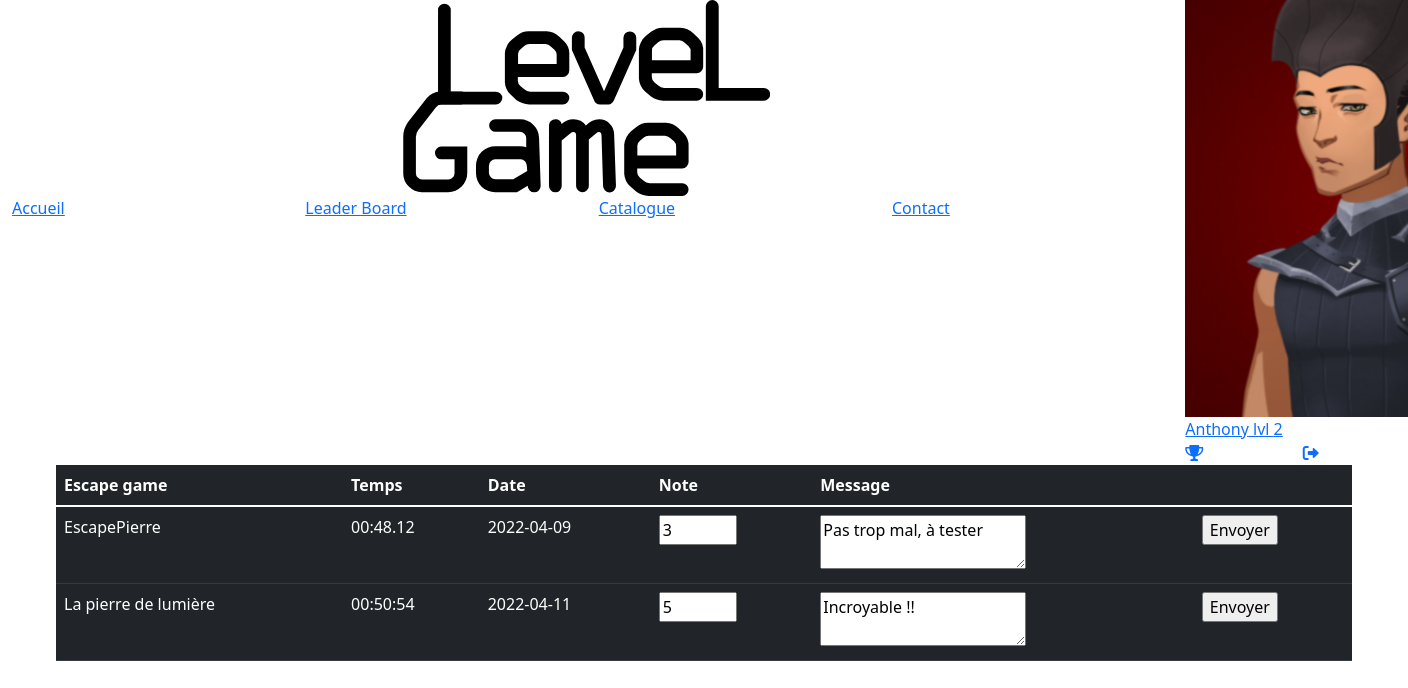
The app's page /?p=stats (signed in) with its own data.
### tables this page shows
CREATE TABLE IF NOT EXISTS `user` (
  `idUser` int(11) NOT NULL AUTO_INCREMENT,
  `nom` varchar(47) NOT NULL,
  `email` varchar(100) NOT NULL,
  `mdp` varchar(30) NOT NULL,
  `niveau` int(11) NOT NULL,
  `adresse` varchar(60) NOT NULL,
  `cp` int(11) NOT NULL,
  `ville` varchar(60) NOT NULL,
  `admin` tinyint(1) DEFAULT NULL,
  PRIMARY KEY (`idUser`),
  KEY `niveau` (`niveau`) USING BTREE
);

CREATE TABLE IF NOT EXISTS `jouer` (
  `idUser` int(11) DEFAULT NULL,
  `idEscape` int(11) DEFAULT NULL,
  `date` date NOT NULL,
  `temps` varchar(10) NOT NULL,
  `note` int(5) DEFAULT NULL,
  `message` varchar(100) DEFAULT NULL,
  KEY `idUser` (`idUser`),
  KEY `idEscape` (`idEscape`)
);

CREATE TABLE IF NOT EXISTS `escapegame` (
  `idEscape` int(11) NOT NULL AUTO_INCREMENT,
  `nom` varchar(50) NOT NULL,
  `niveau` int(11) NOT NULL,
  `idType` int(11) NOT NULL,
  `adresse` varchar(60) NOT NULL,
  `cp` int(11) NOT NULL,
  `ville` varchar(60) NOT NULL,
  `description` text,
  PRIMARY KEY (`idEscape`),
  KEY `idType` (`idType`),
  KEY `niveau` (`niveau`)
);

### public/index.php (called while the page is built, shortened)
<?php
require_once "../src/core/rooter.php";
require "views/layout.php";
?>

### src/models/entity/Escapegame.php (called while the page is built, shortened)
<?php
class Escapegame{
    protected $nom;
    public function getNom()
    {
        return $this->nom;
    }
    public function setNom($nom)
    {
        $this->nom = $nom;
        return $this;
    }
}
?>

### src/models/BddConnection.php (called while the page is built, shortened)
<?php
class BddConnection{
	protected $serveur = "localhost";
	protected $bdd 	= "blocb";
	protected $user = "root";
	protected $password = "";
	protected function getconnect(){
		try{
			$db = new PDO("mysql:host=$this->serveur;dbname=$this->bdd;charset=utf8",$this->user,$this->password);
			return $db;
		}
		catch(PDOException $erreur){
		return "Erreur : ". $erreur->getMessage();
		}
	}
	public function specifique($table,$champ,$id){
		$db = $this->getconnect();
		$sql = "SELECT * FROM $table WHERE $champ = :id";
		$rst = $db->prepare($sql);
		$rst->execute([":id" => $id]);
		return  $rst->fetchAll(PDO::FETCH_ASSOC);
	}
	public function createStatsJoueur($NomUser){
		$db = $this->getconnect();
		$sql = "SELECT user.idUser,escapegame.idEscape,user.nom as nomuser,escapegame.nom as nomescape,jouer.temps,jouer.date,jouer.note,jouer.message
		FROM `jouer`
		INNER JOIN `escapegame` ON jouer.idEscape =escapegame.idEscape
		INNER JOIN `user` ON jouer.idUser = user.idUser
		WHERE user.nom = '$NomUser'
		ORDER BY jouer.temps;";
		$rst = $db->prepare($sql);
		$rst->execute();
		return  $rst->fetchAll(PDO::FETCH_ASSOC);
	}
}
?>

### src/models/repository/UserRepo.php (called while the page is built, shortened)
<?php
class UserRepo extends BddConnection{
    protected $dataUserSelected;
    protected function getUserByChamp($typeChamp, $valueToSearch){
        return $this->specifique("user", $typeChamp, $valueToSearch);
    }
   public function setUserByChamp($champ , $nomChamp ){
       $tab = $this->getUserByChamp($champ , $nomChamp);
       $this->dataUserSelected = new User();
       $this->dataUserSelected->setIdUser($tab[0]["idUser"])
                ->setNom($tab[0]["nom"])
                ->setMail($tab[0]["email"])
                ->setMdp($tab[0]["mdp"])
                ->setNiveau($tab[0]["niveau"])
                ->setAdresse($tab[0]["adresse"])
                ->setCp($tab[0]["cp"])
                ->setVille($tab[0]["ville"])
                ->setAdmin($tab[0]["admin"]);
        return $this;
   }
    public function getDataUserSelected(){
        return $this->dataUserSelected;
    }
}
?>

### src/models/entity/Jouer.php (called while the page is built, shortened)
<?php
class Jouer{
   protected $date;
   protected $temps;
   protected $note;
   protected $message;
   public function getDate()
   {
      return $this->date;
   }
   public function setDate($date)
   {
      $this->date = $date;
      return $this;
   }
   public function getTemps()
   {
      return $this->temps;
   }
   public function setTemps($temps)
   {
      $this->temps = $temps;
      return $this;
   }
   public function getNote()
   {
      return $this->note;
   }
   public function setNote($note)
   {
      $this->note = $note;
      return $this;
   }
   public function getMessage()
   {
      return $this->message;
   }
   public function setMessage($message)
   {
      $this->message = $message;
      return $this;
   }
}

### src/models/entity/User.php (called while the page is built, shortened)
<?php
class User{
    protected $nom;
    protected $niveau;
    public function getNom()
    {
        return $this->nom;
    }
    public function setNom($nom)
    {
        $this->nom = $nom;
        return $this;
    }
    public function getNiveau()
    {
        return $this->niveau;
    }
    public function setNiveau($niveau)
    {
        $this->niveau = $niveau;
        return $this;
    }
}
?>

### src/controller/stats.php (the view, shortened to what this page needs)
<?php
if (isset($_SESSION['compte']) && !(isset($_SESSION['compte']['admin']))){
    $user1 = new UserRepo;
    $user1->setUserByChamp("email",$_SESSION['compte']['email']);
    $nomUser = $user1->getDataUserSelected();
    $nomUser->getNom();
    if(empty($nomUser->getNom())){
        $option = "";
    }else{
        $option = $nomUser->getNom();
    }
    $Leaderboard = [];
    $appelbdd = new JouerRepo();
    $leaderboard = $appelbdd->StatsJoueur($option);
    foreach ($leaderboard as $key => $value){
        $jouer = new Jouer();
        $jouer->setDate($value["date"]);
        $jouer->setTemps($value["temps"]);
        $jouer->setNote($value["note"]);
        $jouer->setMessage($value["message"]);
        $user = new User();
        $user->setNom($value["nomuser"]);
        $escape = new Escapegame();
        $escape->setIdEscape($value["idEscape"]);
        $escape->setNom($value["nomescape"]);
        array_push($Leaderboard, [$jouer, $user, $escape]);
    }
    $htmlLeaderboard = "";
    foreach($Leaderboard as $key => $value){
        $htmlLeaderboard .= "<tr>"."<td><form method='post'><input type='hidden' name='idEscape' value='".$value[2]->getIdEscape()."'>".$value[2]->getNom()."</td>"."<td>".$value[0]->getTemps()."</td>"."<td>".$value[0]->getDate()."</td>"."<td>"."<input type='number' name='note' min='0' max='5' value=".$value[0]->getNote().">"."</td>"."<td>"."<textarea name='message'>".$value[0]->getMessage()."</textarea>"."</td>"."<td>"."<input type='submit' value='Envoyer'></form>"."</td>"."</tr>";
    }
    require("../public/views/stats.php");
}
else{
    $htmlLeaderboard = "Vous n'avez jamais fait d'Escape Game";
    require("../public/views/stats.php");
}
?>

### public/views/layout.php (shortened to what this page needs)
<!DOCTYPE html>
<html lang="en">
<head>
    <link rel="stylesheet/less" href="views/style/reset.less">
    <link href="https://cdn.jsdelivr.net/npm/bootstrap@5.1.3/dist/css/bootstrap.min.css" rel="stylesheet">
    <link rel="stylesheet" href="https://cdnjs.cloudflare.com/ajax/libs/font-awesome/6.0.0-beta3/css/all.min.css"/>
    <link rel="stylesheet/less" href="views/style/style.less">
</head>
<body>
<header class="container-fluid">
    <div class="header">
        <div class="row AZERTY">
            <div class="col-10 menu">
                <div class="row">
                    <div class="offset-4 col-4 logo">
                        <a href="#">
                        </a>
                    </div>
                </div>
                    <div class="row liens">
                        <a href="?p=accueil"class="col-3" >Accueil</a>
                        <a href="?p=leaderboard"class="col-3" >Leader Board</a>
                        <a href="?p=catalogue"class="col-3" >Catalogue</a>
                    <a href="?p=contact"class="col-3" >Contact</a>
                    </div>
                </div>
                <?php
                $compte = $_SESSION['compte'] ?? "";
                if($compte) :
                    $userRepo = new UserRepo();
                    $userRepo->setUserByChamp("email",$session->GetCompte()["email"] );
                    $try = $userRepo->getDataUserSelected(); ?>
                        <div class="col-2 connecter">
                            <a href="?p=infos" class="avatar">
                                <img src="views/style/img/avatar<?= $try->getNiveau();?>.png" alt="">
                                <span class="user"><?php
                                echo($try->getNom()); ?></span>
                                <span class="niveau">lvl&nbsp<?= $try->getNiveau(); ?></span>
                            </a>
                            <div class="userconnecter">
                                <div class="row">
                                    <a href="?p=stats" class="col-6"><i class="fas fa-trophy"></i></a>
                                    <a href="?p=login" class="col-6"><i class="fa-solid fa-right-from-bracket"></i></a>
                                </div>
                            </div>
                        </div>
                <?php endif ?>
            </div>
         </div>
</header>
    <?= $page_content;?>
</body>
</html>

### records on screen
user: nom "Anthony", niveau "2"
jouer: idEscape.nom "EscapePierre", temps "00:48.12", date "2022-04-09", note "3", message "Pas trop mal, à tester"
jouer: idEscape.nom "La pierre de lumière", temps "00:50:54", date "2022-04-11", note "5", message "Incroyable !!"
